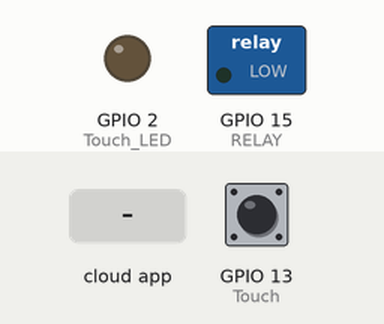
Bench run of a sketch on a simulated ESP8266 (NodeMCU). On the bench: switched loads named in the sketch (green lamp = pin HIGH), output pins drawn as LEDs (lit = HIGH). Inputs (shaded band) come from the test bench; at power-on: GPIO 13 (Touch) LOW. WiFi joins after 1.5 s; servers stay silent unless stated; what the sketch prints to the serial monitor is not drawn.

Above: at 3.2 s.
3.3 s: the phone or cloud app sets AC.2 to 1
At 3.7 s:
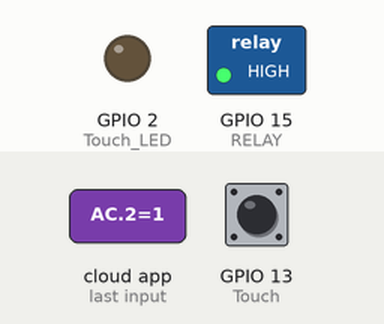
4.8 s: GPIO 13 (Touch) pulled HIGH for 3.2 s
At 8.5 s:
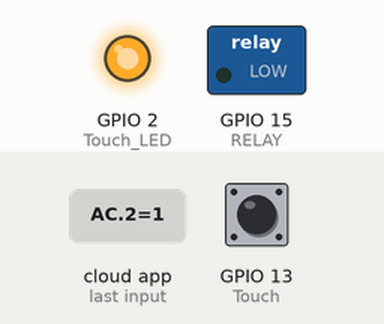
9.5 s: the phone or cloud app sets AC.2 to 1
At 10.7 s:
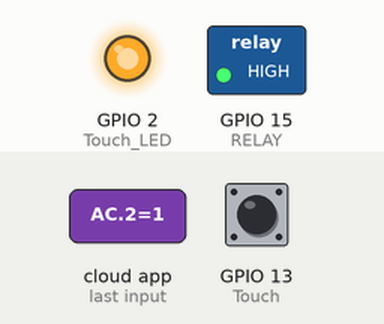
11.0 s: GPIO 13 (Touch) pulled HIGH for 0.15 s
At 12.0 s:
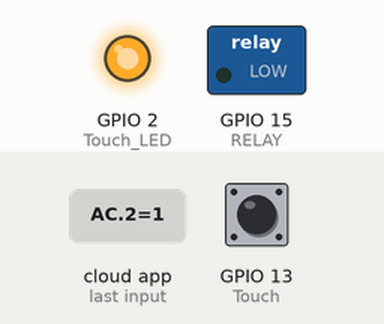
Timing chart, 0 to 14.0 s (numbered marks = the images above; inputs shaded):
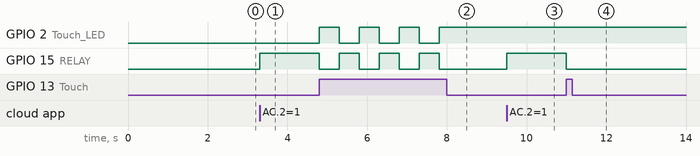

Measured:
- after the input at 3.3 s, GPIO 15 (RELAY): LOW → HIGH at once
- after the input at 4.8 s, GPIO 2 (Touch_LED): alternates HIGH for 0.50 s and LOW for 0.50 s, 7 changes in all, then stays HIGH, starting at once; GPIO 15 (RELAY): alternates HIGH for 0.50 s and LOW for 0.50 s, 7 changes in all, then stays LOW, starting at once
- after the input at 9.5 s, GPIO 15 (RELAY): LOW → HIGH at once
- after the input at 11.0 s, GPIO 15 (RELAY): HIGH → LOW at once

The sketch:

Alexa_Devices_Single_Switch.ino
```cpp
#ifdef ESP32
#include <WiFi.h>
#else
#include <ESP8266WiFi.h>
#endif
#include "fauxmoESP.h"

#define WIFI_SSID "ACTFIBERNET"
#define WIFI_PASS "act12345"

//#define WIFI_SSID "Kalyani"
//#define WIFI_PASS "7095321888"

#define SERIAL_BAUDRATE 115200


/* Set Relay Pins */
#define RELAY 15
#define Touch 13  //GPIO5  //D1
#define Touch_LED 2


#define LAMP_1 "AC 2"

int LED_Brightness = 255;
int currentState = LOW;

int relayState = HIGH;

int retry = 100;
int currentRetry = 0;
int switch_Delay = 500;

fauxmoESP fauxmo;
// -----------------------------------------------------------------------------
// Wifi
// -----------------------------------------------------------------------------


void wifiSetup() {

// Set WIFI module to STA mode
WiFi.mode(WIFI_STA);

// Connect
Serial.printf("[WIFI] Connecting to %s ", WIFI_SSID);
WiFi.begin(WIFI_SSID, WIFI_PASS);

// Wait
while (WiFi.status() != WL_CONNECTED && currentRetry < retry ) {
Serial.print(".");


delay(100);
currentRetry++;
}

currentRetry = 0;
Serial.println();
if( WiFi.status() == WL_CONNECTED )
{
// Connected!
Serial.printf("[WIFI] STATION Mode, SSID: %s, IP address: %s\n", WiFi.SSID().c_str(), WiFi.localIP().toString().c_str());
}

}


void setup() {

Serial.begin(SERIAL_BAUDRATE);


//Set relay pins to outputs
pinMode(RELAY, OUTPUT);
pinMode(Touch, INPUT);
pinMode(Touch_LED, OUTPUT);

//digitalWrite(RELAY, LOW);

//Set each relay pin to HIGH ====== NOTE THAT THE RELAYS USE INVERSE LOGIC =====
digitalWrite(RELAY, currentState);
delay(500);

//setup and wifi connection
wifiSetup();

// You have to call enable(true) once you have a WiFi connection
// You can enable or disable the library at any moment
// Disabling it will prevent the devices from being discovered and switched
fauxmo.createServer(true);
fauxmo.setPort(80);

if(WiFi.status() == WL_CONNECTED)
{
  fauxmo.enable(true);

}
else
{
  fauxmo.enable(false);

}
// Device Names for Simulated Wemo switches
fauxmo.addDevice(LAMP_1);


// fauxmoESP 2.0.0 has changed the callback signature to add the device_id,
// this way it's easier to match devices to action without having to compare strings.
fauxmo.onSetState([](unsigned char device_id, const char * device_name, bool state, unsigned char value) {
Serial.printf("[MAIN] Device #%d (%s) state: %s value: %d\n", device_id, device_name, state ? "ON" : "OFF", value);

//Switching action on detection of device name

              if ( (strcmp(device_name, LAMP_1) == 0) )
              {
                    if (!state)
                    {
                     digitalWrite(RELAY, LOW);
                     relayState = LOW;
                     Serial.print("Relay OFF ");
                     Serial.println(relayState);
                    }
                    else
                    {
                     digitalWrite(RELAY, HIGH);
                     relayState = HIGH;
                     Serial.print("Relay ON ");
                     Serial.println(relayState);
                    }
              }


});

}

void loop() {

  if (digitalRead(Touch) == 1)
  {
    if (relayState == LOW)
    {
      relayState = HIGH;
      analogWrite(Touch_LED, 0);
    }
    else
    {
      relayState = LOW;
      analogWrite(Touch_LED, LED_Brightness);
    }
    digitalWrite(RELAY, relayState);
    delay(switch_Delay);
  }


// Since fauxmoESP 2.0 the library uses the "compatibility" mode by
// default, this means that it uses WiFiUdp class instead of AsyncUDP.
// The later requires the Arduino Core for ESP8266 staging version
// whilst the former works fine with current stable 2.3.0 version.
// But, since it's not "async" anymore we have to manually poll for UDP
// packets
fauxmo.handle();

static unsigned long last = millis();
if (millis() - last > 5000) {
last = millis();
Serial.printf("[MAIN] Free heap: %d bytes\n", ESP.getFreeHeap());

Serial.print("Relay State ");
Serial.println(relayState);

if(WiFi.status() != WL_CONNECTED)
{
  wifiSetup();
  if(WiFi.status() == WL_CONNECTED)
  {
    fauxmo.enable(true);
    // Serial.println("Online");
  }
  else
  {
    fauxmo.enable(false);
   // Serial.println("Offline");
}
}
}

}
```
